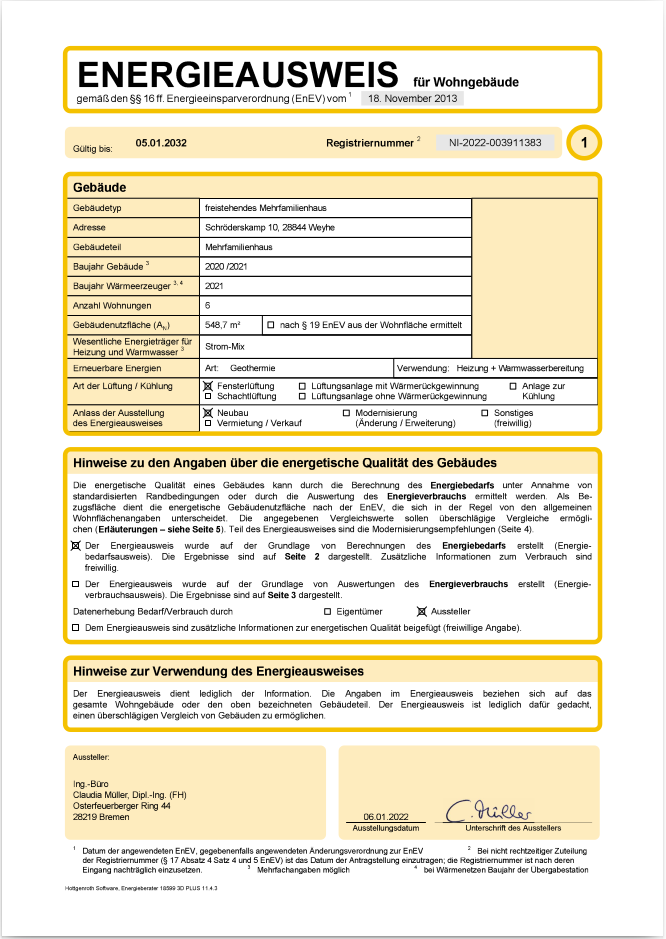
#> input picture reference.png, 666 x 939 px, found by its file name
$ python test.py   (older library calls are emulated)
#> lines starting #> are read from the running program, lines starting #| are printed output that depends on the picture; after the words box and inside, x2 and y2 are one past the last pixel; in counts of white or black regions, pixels touching at a corner belong together

import numpy as np
import cv2
import os
from scipy.spatial.distance import cosine

class EPCVisualScorer:
    def __init__(self, reference_image_path):
        """
        Initialize EPC scorer with visual analysis only
        No text extraction or semantic analysis is used
        """
        if not reference_image_path or not os.path.exists(reference_image_path):
            raise ValueError("Reference image path is invalid")

        self.reference_image_path = reference_image_path
        self.reference_features = self._extract_visual_features(reference_image_path)

        print(f"Visual reference loaded: {os.path.basename(reference_image_path)}")
        print(f"Reference structure score: {self.reference_features['structure_score']:.3f}")

    def _load_and_preprocess_image(self, image_path):
        """Load and preprocess image for visual analysis"""
        if not os.path.exists(image_path):
            return None

        img = cv2.imread(image_path)
        if img is None:
            return None

        # Convert to grayscale
        gray = cv2.cvtColor(img, cv2.COLOR_BGR2GRAY)

        # Normalization
        gray = cv2.normalize(gray, None, 0, 255, cv2.NORM_MINMAX)

        return gray

    def _extract_hog_features_custom(self, gray_image):
        """Custom HOG implementation without scikit-image"""
        # Resize for consistency
        resized = cv2.resize(gray_image, (64, 64))

        # Calculate gradients
        gx = cv2.Sobel(resized, cv2.CV_64F, 1, 0, ksize=3)
        gy = cv2.Sobel(resized, cv2.CV_64F, 0, 1, ksize=3)

        # Magnitude and orientation
        magnitude = np.sqrt(gx**2 + gy**2)
        orientation = np.arctan2(gy, gx) * (180 / np.pi) % 180

        # Orientation histogram (8 bins)
        hog_features = np.zeros(8)
        bin_size = 180 / 8

        for i in range(orientation.shape[0]):
            for j in range(orientation.shape[1]):
                bin_idx = int(orientation[i, j] / bin_size) % 8
                hog_features[bin_idx] += magnitude[i, j]

        # Normalization
        hog_features = hog_features / (np.sum(hog_features) + 1e-6)

        return hog_features

    def _extract_visual_features(self, image_path):
        """Extract visual features without text analysis"""
        gray = self._load_and_preprocess_image(image_path)
        if gray is None:
            return None

        features = {}

        # 1. Global structure score
        features['structure_score'] = self._calculate_structure_score(gray)

        # 2. Histogram of Oriented Gradients (HOG custom)
        features['hog_features'] = self._extract_hog_features_custom(gray)

        # 3. Edge detection and shapes
        features['edge_features'] = self._extract_edge_features(gray)

        # 4. Keypoints detection (ORB)
        features['keypoints'], features['descriptors'] = self._extract_orb_features(gray)

        # 5. Visual density analysis
        features['density_features'] = self._analyze_visual_density(gray)

        # 6. Table and structure detection
        features['table_features'] = self._detect_tables(gray)

        # 7. Signature pattern detection
        features['signature_features'] = self._detect_signature_patterns(gray)

        # Store grayscale image for SSIM
        features['gray_image'] = gray

        return features

    def _calculate_structure_score(self, gray_image):
        """Calculate structure score based on visual features"""
        score = 0.0

        # 1. Border detection
        edges = cv2.Canny(gray_image, 50, 150)
        edge_density = np.sum(edges) / (gray_image.shape[0] * gray_image.shape[1])
        if edge_density > 0.1:
            score += 0.2

        # 2. Table detection
        table_score = self._detect_table_structures(gray_image)
        score += table_score * 0.3

        # 3. Visual density
        _, binary = cv2.threshold(gray_image, 127, 255, cv2.THRESH_BINARY)
        ink_density = 1.0 - (np.sum(binary == 0) / binary.size)
        if ink_density > 0.2:  # Dense documents
            score += 0.2

        # 4. Repetitive pattern detection (typical in forms)
        horizontal_var = np.var(np.mean(gray_image, axis=1))
        vertical_var = np.var(np.mean(gray_image, axis=0))

        if horizontal_var > 1000 or vertical_var > 1000:
            score += 0.2

        # 5. Signature zone detection
        signature_score = self._detect_signature_zones(gray_image)
        score += signature_score * 0.1

        return min(score, 1.0)

    def _extract_edge_features(self, gray_image):
        """Extract edge-based features"""
        edges = cv2.Canny(gray_image, 50, 150)

        features = {
            'edge_density': np.sum(edges) / edges.size,
            'horizontal_edges': np.sum(np.diff(edges, axis=0) > 0) / edges.size,
            'vertical_edges': np.sum(np.diff(edges, axis=1) > 0) / edges.size
        }

        return features

    def _extract_orb_features(self, gray_image):
        """Extract ORB keypoints and descriptors"""
        orb = cv2.ORB_create(nfeatures=500)
        keypoints, descriptors = orb.detectAndCompute(gray_image, None)

        if descriptors is None:
            descriptors = np.array([])

        return keypoints, descriptors

    def _analyze_visual_density(self, gray_image):
        """Analyze visual density and distribution"""
        _, binary = cv2.threshold(gray_image, 127, 255, cv2.THRESH_BINARY)

        features = {
            'ink_density': 1.0 - (np.sum(binary == 0) / binary.size),
            'horizontal_density_var': np.var(np.mean(binary == 0, axis=1)),
            'vertical_density_var': np.var(np.mean(binary == 0, axis=0)),
            'quadrant_density': self._analyze_quadrant_density(binary)
        }

        return features

    def _analyze_quadrant_density(self, binary_image):
        """Analyze density by quadrants"""
        h, w = binary_image.shape
        quadrants = [
            binary_image[0:h//2, 0:w//2],  # Top-left
            binary_image[0:h//2, w//2:w],   # Top-right
            binary_image[h//2:h, 0:w//2],   # Bottom-left
            binary_image[h//2:h, w//2:w]    # Bottom-right
        ]

        densities = [1.0 - (np.sum(quad == 0) / quad.size) for quad in quadrants]
        return densities

    def _detect_tables(self, gray_image):
        """Detect tabular structures"""
        # Adaptive thresholding
        thresh = cv2.adaptiveThreshold(gray_image, 255, cv2.ADAPTIVE_THRESH_GAUSSIAN_C,
                                     cv2.THRESH_BINARY, 11, 2)

        # Contour detection
        contours, _ = cv2.findContours(thresh, cv2.RETR_TREE, cv2.CHAIN_APPROX_SIMPLE)

        table_features = {
            'table_like_contours': 0,
            'average_aspect_ratio': 0,
            'total_table_area': 0
        }

        aspect_ratios = []
        table_areas = []

        for cnt in contours:
            x, y, w, h = cv2.boundingRect(cnt)
            aspect_ratio = w / h if h > 0 else 0
            area = w * h

            # Criteria for tables
            if (0.2 < aspect_ratio < 5 and
                1000 < area < 50000 and
                w > 50 and h > 50):
                table_features['table_like_contours'] += 1
                aspect_ratios.append(aspect_ratio)
                table_areas.append(area)

        if aspect_ratios:
            table_features['average_aspect_ratio'] = np.mean(aspect_ratios)
            table_features['total_table_area'] = np.sum(table_areas) / (gray_image.shape[0] * gray_image.shape[1])

        return table_features

    def _detect_table_structures(self, gray_image):
        """Detect table structures and return score"""
        table_features = self._detect_tables(gray_image)
        score = 0.0

        # Reduced thresholds for better table detection
        if table_features['table_like_contours'] > 2:  # Reduced from 3 to 2
            score += 0.3

        if table_features['total_table_area'] > 0.05:  # Reduced from 0.1 to 0.05
            score += 0.2

        return min(score, 0.5)

    def _detect_signature_zones(self, gray_image):
        """Detect potential signature zones"""
        # Find high ink density zones
        _, binary = cv2.threshold(gray_image, 127, 255, cv2.THRESH_BINARY)
        signature_zones = cv2.findNonZero(binary)

        if signature_zones is not None:
            x, y, w, h = cv2.boundingRect(signature_zones)
            aspect_ratio = w / h if h > 0 else 0

            # Signatures typically have specific aspect ratio
            if 2.0 < aspect_ratio < 8.0:
                return 0.15

        return 0.0

    def _detect_signature_patterns(self, gray_image):
        """Detect visual signature patterns"""
        features = {
            'has_signature_like_pattern': False,
            'signature_zone_density': 0.0,
            'signature_complexity': 0.0
        }

        # Detect dense zones
        _, binary = cv2.threshold(gray_image, 127, 255, cv2.THRESH_BINARY)
        non_zero = cv2.findNonZero(binary)

        if non_zero is not None:
            x, y, w, h = cv2.boundingRect(non_zero)
            aspect_ratio = w / h if h > 0 else 0

            # Signature characteristics
            zone_density = np.sum(binary[y:y+h, x:x+w] == 0) / (w * h)

            if (2.0 < aspect_ratio < 8.0 and zone_density > 0.3):
                features['has_signature_like_pattern'] = True
                features['signature_zone_density'] = zone_density

                # Complexity based on gradient variance
                roi = gray_image[y:y+h, x:x+w]
                if roi.size > 0:
                    gx = cv2.Sobel(roi, cv2.CV_64F, 1, 0)
                    gy = cv2.Sobel(roi, cv2.CV_64F, 0, 1)
                    magnitude = np.sqrt(gx**2 + gy**2)
                    features['signature_complexity'] = np.var(magnitude) / 1000

        return features

    def _calculate_feature_similarity(self, ref_features, cand_features):
        """Calculate similarity between visual feature sets"""
        if not ref_features or not cand_features:
            return 0.0

        similarity = 0.0

        # OPTIMIZED WEIGHTS - Signature increased
        weights = {
            'structure': 0.25,  # Reduced from 0.3
            'hog': 0.2,
            'edges': 0.15,
            'density': 0.15,
            'tables': 0.1,
            'signature': 0.15   # Increased from 0.1
        }

        # 1. Structural similarity
        structure_sim = 1.0 - abs(ref_features['structure_score'] - cand_features['structure_score'])
        similarity += weights['structure'] * structure_sim

        # 2. HOG similarity (cosine)
        if len(ref_features['hog_features']) > 0 and len(cand_features['hog_features']) > 0:
            hog_sim = 1.0 - cosine(ref_features['hog_features'], cand_features['hog_features'])
            similarity += weights['hog'] * max(hog_sim, 0)

        # 3. Edge similarity
        edge_sim = 0.0
        for key in ref_features['edge_features']:
            if key in cand_features['edge_features']:
                edge_sim += 1.0 - abs(ref_features['edge_features'][key] - cand_features['edge_features'][key])
        edge_sim /= len(ref_features['edge_features'])
        similarity += weights['edges'] * edge_sim

        # 4. Density similarity
        density_sim = 0.0
        for key in ['ink_density', 'horizontal_density_var', 'vertical_density_var']:
            if key in ref_features['density_features'] and key in cand_features['density_features']:
                density_sim += 1.0 - abs(ref_features['density_features'][key] - cand_features['density_features'][key])

        # Quadrant similarity
        if 'quadrant_density' in ref_features['density_features'] and 'quadrant_density' in cand_features['density_features']:
            quadrant_sim = sum(1.0 - abs(r - c) for r, c in zip(ref_features['density_features']['quadrant_density'],
                                                              cand_features['density_features']['quadrant_density'])) / 4
            density_sim += quadrant_sim

        density_sim /= 4  # Normalization
        similarity += weights['density'] * density_sim

        # 5. Table similarity
        table_sim = 0.0
        for key in ['table_like_contours', 'total_table_area']:
            if key in ref_features['table_features'] and key in cand_features['table_features']:
                ref_val = ref_features['table_features'][key]
                cand_val = cand_features['table_features'][key]
                if ref_val + cand_val > 0:
                    table_sim += min(ref_val, cand_val) / max(ref_val, cand_val)
        table_sim /= 2
        similarity += weights['tables'] * table_sim

        # 6. Signature similarity - WITH BONUS
        signature_sim = 0.0
        if (ref_features['signature_features']['has_signature_like_pattern'] and
            cand_features['signature_features']['has_signature_like_pattern']):
            signature_sim += 0.5

            # Signature density similarity
            density_sim_sig = 1.0 - abs(ref_features['signature_features']['signature_zone_density'] -
                                      cand_features['signature_features']['signature_zone_density'])
            signature_sim += 0.3 * density_sim_sig

            # Complexity similarity
            complexity_sim = 1.0 - abs(ref_features['signature_features']['signature_complexity'] -
                                     cand_features['signature_features']['signature_complexity'])
            signature_sim += 0.2 * complexity_sim

            # ADDITIONAL BONUS FOR SIGNATURES
            if signature_sim > 0.5:
                signature_sim = min(signature_sim + 0.1, 1.0)

        similarity += weights['signature'] * signature_sim

        return min(similarity, 1.0)

    def calculate_visual_similarity(self, candidate_image_path):
        """Calculate visual similarity with reference"""
        if not os.path.exists(candidate_image_path):
            return 0.0

        # Extract visual features from candidate
        candidate_features = self._extract_visual_features(candidate_image_path)
        if candidate_features is None:
            return 0.0

        # Calculate similarity
        similarity = self._calculate_feature_similarity(self.reference_features, candidate_features)

        # OPTIMIZED FINAL ADJUSTMENT
        if similarity > 0.65:  # Lower threshold
            # Boost for real EPC
            adjusted_similarity = 0.8 + (similarity - 0.65) * 1.5
        else:
            # Reduction for non-EPC
            adjusted_similarity = similarity * 0.5

        return max(0.0, min(1.0, adjusted_similarity))

def benchmark_visual_epc_scorer(image_files, reference_image_path):
    """Benchmark function for visual scorer"""
    scorer = EPCVisualScorer(reference_image_path)
#> in _load_and_preprocess_image, img is the input picture: shape (939, 666, 3); mean B, G, R 214.2, 232.2, 238.3
#> in _load_and_preprocess_image, `gray = cv2.cvtColor(img, cv2.COLOR_BGR2GRAY)`:
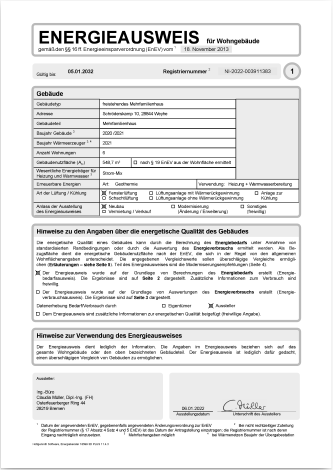
#> gray: shape (939, 666) (shown at 1/2 size); min 0, max 255, mean 232
#> in _calculate_structure_score, `edges = cv2.Canny(gray_image, 50, 150)`:
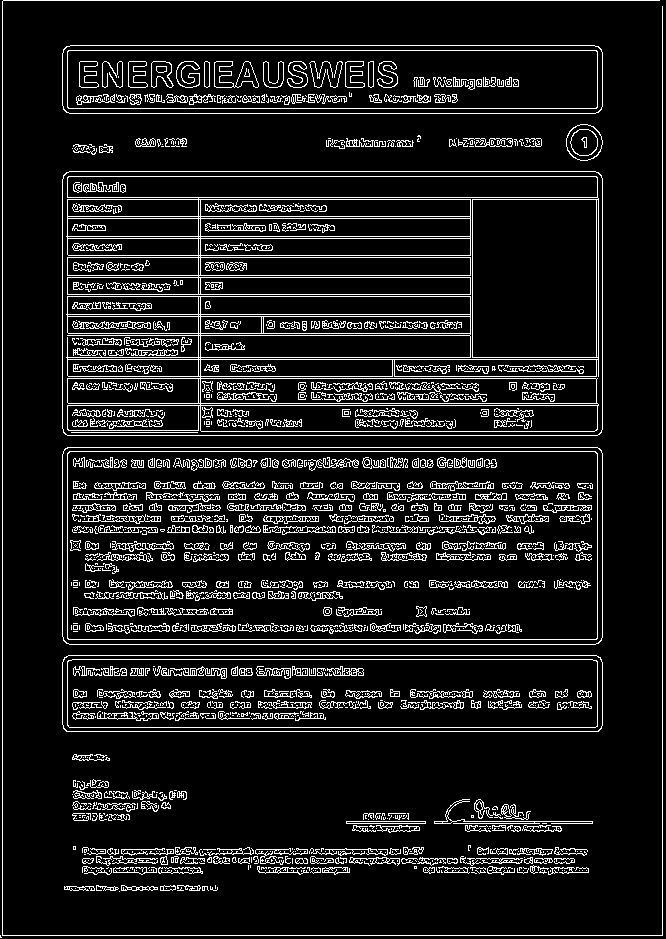
#> edges: shape (939, 666); 10.8% white in thin lines or dots
#> in _calculate_structure_score, `edge_density = np.sum(edges) / (gray_image.shape[0] * gray_image.shape..`: edge_density = 27.42
#> in _detect_tables, `thresh = cv2.adaptiveThreshold(gray_image, 255, cv2.ADAPTIVE_THRESH_GA..`:
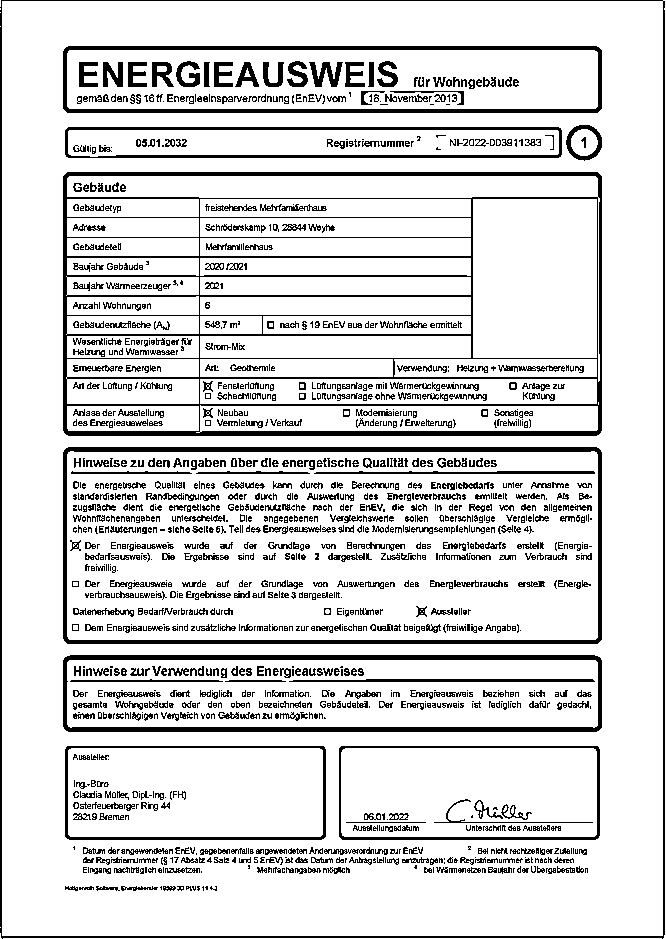
#> thresh: shape (939, 666); 85.2% white; 1524 black regions (744 under 20 px)
#> in _detect_tables, `contours, _ = cv2.findContours(thresh, cv2.RETR_TREE, cv2.CHAIN_APPROX..`: contours = 2944 contours, 1531 with area under 20; largest, box (x1, y1, x2, y2) and area: (2, 0, 666, 939) 616446, (62, 171, 603, 437) 143046, (62, 446, 603, 645) 106865, (67, 451, 598, 640) 99110, (62, 654, 603, 733) 42057
#> the loop in _detect_tables, `for cnt in contours:` made 2944 passes
#> (x, y, w, h, aspect_ratio, area) on passes 7, 9, 10: (2, 0, 664, 939, 0.707, 623496), (78, 886, 7, 5, 1.4, 35), (212, 885, 6, 7, 0.857, 42)
#> after the loop in _detect_tables, `for cnt in contours:`: aspect_ratios = [2.74, 2.88, 2.74, 2.87, 0.78]; table_areas = [25248, 22784, 25248, 22695, 19716]; table_features = {'table_like_contours': 5, 'average_aspect_ratio': 0, 'total_table_area': 0}
#> in _detect_table_structures, `table_features = self._detect_tables(gray_image)`: table_features = {'table_like_contours': 5, 'average_aspect_ratio': 2.4, 'total_table_area': 0.185}
#> in _calculate_structure_score, `table_score = self._detect_table_structures(gray_image)`: table_score = 0.5
#> in _calculate_structure_score, `score += table_score * 0.3`: score = 0.35
#> in _calculate_structure_score, `_, binary = cv2.threshold(gray_image, 127, 255, cv2.THRESH_BINARY)`:
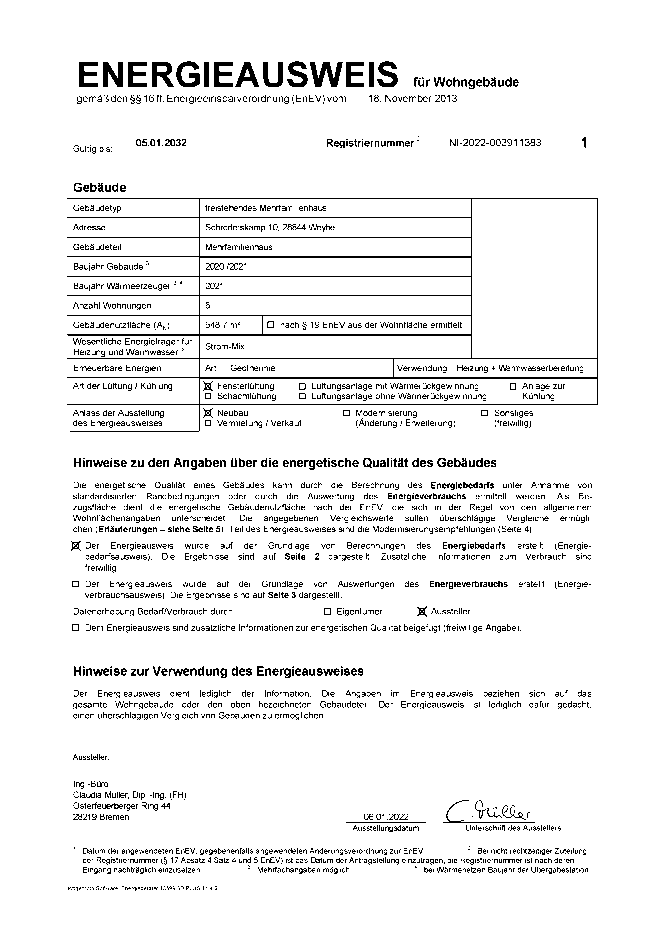
#> binary: shape (939, 666); 93.9% white; black in thin lines or dots, all inside (x1, y1, x2, y2) = (67, 61, 598, 891)
#> in _calculate_structure_score, `ink_density = 1.0 - (np.sum(binary == 0) / binary.size)`: ink_density = 0.939
#> in _calculate_structure_score, `score += 0.2`: score = 0.55
#> in _calculate_structure_score, `horizontal_var = np.var(np.mean(gray_image, axis=1))`: horizontal_var = 786.1
#> in _calculate_structure_score, `vertical_var = np.var(np.mean(gray_image, axis=0))`: vertical_var = 165.5
#> in _detect_signature_zones, `signature_zones = cv2.findNonZero(binary)`: signature_zones = contour of 587313 points, box (x1, y1, x2, y2) (0, 0, 666, 939), area 0
#> in _detect_signature_zones, `x, y, w, h = cv2.boundingRect(signature_zones)`: x = 0; w = 666; h = 939
#> in _detect_signature_zones, `aspect_ratio = w / h if h > 0 else 0`: aspect_ratio = 0.709
#> in _calculate_structure_score, `signature_score = self._detect_signature_zones(gray_image)`: signature_score = 0
#> in _extract_hog_features_custom, `resized = cv2.resize(gray_image, (64, 64))`:
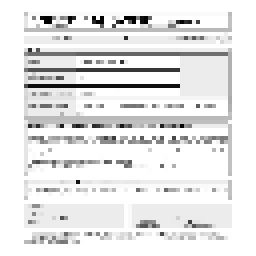
#> resized: shape (64, 64) (shown 4 times larger); min 0, max 255, mean 230.7
#> in _extract_hog_features_custom, `gx = cv2.Sobel(resized, cv2.CV_64F, 1, 0, ksize=3)`:
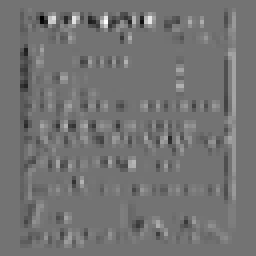
#> gx: shape (64, 64) float64 (shown 4 times larger); min -765, max 924, mean 0; drawn with min black and max white
#> (the rest of the program and of its run is left out)
